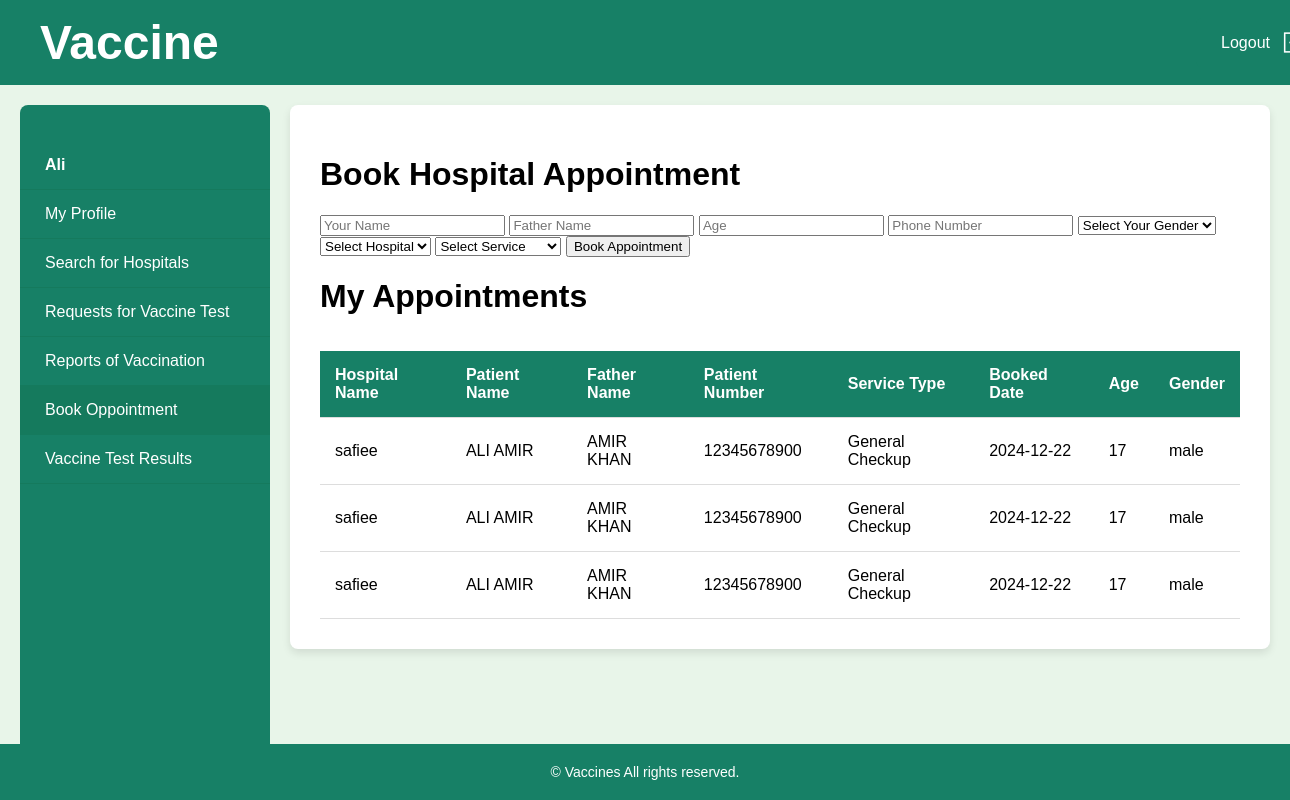
The page /patient/book-oppointments.php (signed in) on the database its author committed.
### tables this page shows
CREATE TABLE `appointments` (
  `id` int(11) NOT NULL,
  `appoint_name` varchar(100) NOT NULL,
  `appoint_fname` varchar(100) NOT NULL,
  `appoint_age` int(11) NOT NULL,
  `appoint_number` varchar(15) NOT NULL,
  `appoint_gender` varchar(255) NOT NULL,
  `appoint_hosp_name` varchar(255) NOT NULL,
  `appointment_date` date DEFAULT current_timestamp(),
  `service_type` varchar(50) NOT NULL,
  `user_id` int(11) NOT NULL
);

### patient/book-oppointments.php (the view, shortened to what this page needs)
<?php
   include '../pages/connect.php';
 ?>
 <?php
    if (isset($_GET['id'])) {
        $id = $_GET['id'];
        $hosp_app = "SELECT * FROM users WHERE role = 'Hospital' AND id = '$id'";
        $hosp = true;
    }
    else {
        $hosp_app = "SELECT * FROM users WHERE role = 'Hospital' AND action = 'Approved'";
        $hosp = false;
    }
    $hosp_res = mysqli_query($conn, $hosp_app);
 ?>
<!DOCTYPE html>
<html lang="en">
<head>
    <link rel="stylesheet" href="../style/parent.css">
</head>
<body>
    <div class="header" style="display: flex; flex-direction: row; justify-content: space-between;">
    <a class="navbar-brand"     >
<span id="1">
         <h1> Vaccine  </h1>
            </span>
          </a>
        <span>
            <a href="../pages/logout.php" style="text-decoration: none;">
                <button id="logout">Logout
                    <img src="../assets/icons8-logout-100.png" alt="" width="25px" height="25px">
                </button>
            </a>
        </span>
    </div>
    <div class="container" style="display: flex;">
        <div class="sidebar">
            <ul>
                <li style='pointer-events: none;'><strong><?php echo $_SESSION["name"];?></strong></li>
                <a href="../patient/patient-profile.php"><li>My Profile</li></a>
                <a href="../patient/search-hospitals.php"><li>Search for Hospitals</li></a>
                <a href="../patient/request-for-ct.php"><li>Requests for Vaccine Test</li></a>
                <a href="../patient/vaccination-reports.php"><li >Reports of Vaccination</li></a>
                <a href="../patient/book-oppointments.php"><li class="active">Book Oppointment</li></a>
                <a href="../patient/vaccine-test-result.php"><li>Vaccine Test Results</li></a>
            </ul>
        </div>
        <div class="main-content">
                <div class="containerr">
                    <div class="appointment-section">
                        <h1>Book Hospital Appointment</h1>
                        <form class="appointment-form" method="post">
                            <input type="text" name="appoint_name" placeholder="Your Name" required>
                            <input type="text" name="appoint_fname" placeholder="Father Name" required>
                            <input type="number" name="appoint_age" placeholder="Age" required>
                            <input type="tel" name="appoint_number" placeholder="Phone Number" required>
                            <select name="appoint_gender" required>
                                <option value="" hidden>Select Your Gender</option>
                            </select>
                                <?php
                                if($hosp){
                                    $hosp_row = mysqli_fetch_assoc($hosp_res);
                                    echo " <input type='text' value='$hosp_row[name]' readonly name='appoint_hospname' required>
                                    ";
                                }
                                else{
                                    echo " <select name='appoint_hospname'  required>
                                      <option  hidden>Select Hospital</option>";
                                }
                                ?>
                            </select>
                            <select name="service_type" required>
                                <option value="" hidden>Select Service</option>
                            </select>
                            <button type="submit" name="appointment-button">Book Appointment</button>
                        </form>
                    </div>
                    <div class="my-appointments-section">
                        <h1 style="margin-bottom:0.5em;">My Appointments</h1>
                        <div class="table-responsive">
                            <table>
                                <thead>
                                    <tr>
                                        <th>Hospital Name</th>
                                        <th>Patient Name</th>
                                        <th>Father Name</th>
                                        <th>Patient Number</th>
                                        <th>Service Type</th>
                                        <th>Booked Date</th>
                                        <th>Age</th>
                                        <th>Gender</th>
                                    </tr>
                                </thead>
                                <tbody>
                                    <?php
                                        $appoint_id = $_SESSION['id'];
                                        $appoint_query = "SELECT * FROM appointments WHERE user_id = $appoint_id";
                                        $appoint_res = mysqli_query($conn, $appoint_query);
                                        if (mysqli_num_rows($appoint_res) > 0) {
                                            while ($appoint_row = mysqli_fetch_assoc($appoint_res)) {
                                                echo "
                                                    <tr>
                                                        <td>$appoint_row[appoint_hosp_name]</td>
                                                        <td>$appoint_row[appoint_name]</td>
                                                        <td>$appoint_row[appoint_fname]</td>
                                                        <td>$appoint_row[appoint_number]</td>
                                                        <td>$appoint_row[service_type]</td>
                                                        <td>$appoint_row[appointment_date]</td>
                                                        <td>$appoint_row[appoint_age]</td>
                                                        <td>$appoint_row[appoint_gender]</td>
                                                    </tr>
                                                ";
                                            }
                                        }
                                        else {
                                            echo "<tr><td colspan='7'>No appointments booked</td></tr>";
                                        }
                                    ?>
                                </tbody>
                            </table>
                        </div>
                    </div>
                </div>
        </div>
    </div>
    <footer>
        &copy;  Vaccines All rights reserved.
    </footer>
</body>
</html>

### style/parent.css (style rules this page uses)
body, html { margin: 0; padding: 0; font-family: 'Poppins', sans-serif; background-color: #e8f5e9; height: 100%; display: flex; flex-direction: column; }
.header { display: flex; justify-content: space-between; align-items: center; background-color: #178066; color: white; padding: 15px 40px; width: 100%; }
#logout { background-color: #178066; color: white; border: none; padding: 12px 25px; border-radius: 5px; cursor: pointer; display: flex; align-items: center; gap: 10px; font-size: 16px; transition: background-color 0.3s ease; }
.container { display: flex; margin: 20px; }
.sidebar { width: 250px; background-color: #178066; color: white; height: 100vh; padding-top: 20px; position: fixed; border-radius: 8px; }
.sidebar ul { list-style: none; padding: 0; }
.sidebar ul a { text-decoration: none; color: white; }
.sidebar ul li { padding: 15px 25px; transition: background-color 0.3s ease; cursor: pointer; border-bottom: 1px solid #157a5d; }
.sidebar ul li:hover, .sidebar ul .active { background-color: #157a5d; }
.main-content { flex: 1; margin-left: 270px; padding: 30px; background-color: white; border-radius: 8px; box-shadow: 0 4px 8px rgba(0, 0, 0, 0.1); overflow: auto; }
.table-responsive { overflow-x: auto; }
table { width: 100%; border-collapse: collapse; margin-top: 20px; }
th, td { padding: 15px; text-align: left; border-bottom: 1px solid #ddd; }
th { background-color: #178066; color: white; font-weight: 600; }
footer { background-color: #178066; color: white; text-align: center; padding: 20px 0; font-size: 14px; margin-top: auto; width: 100%; }
.header h1 { color: white; margin: 0; font-size: 3rem; }

### rows shown on the page
appointments: appoint_hosp_name "safiee", appoint_name "ALI AMIR", appoint_fname "AMIR KHAN", appoint_number "12345678900", service_type "General Checkup", appointment_date "2024-12-22", appoint_age "17", appoint_gender "male"
appointments: appoint_hosp_name "safiee", appoint_name "ALI AMIR", appoint_fname "AMIR KHAN", appoint_number "12345678900", service_type "General Checkup", appointment_date "2024-12-22", appoint_age "17", appoint_gender "male"
appointments: appoint_hosp_name "safiee", appoint_name "ALI AMIR", appoint_fname "AMIR KHAN", appoint_number "12345678900", service_type "General Checkup", appointment_date "2024-12-22", appoint_age "17", appoint_gender "male"

### other values the page prints
$_SESSION["name"] "Ali"
